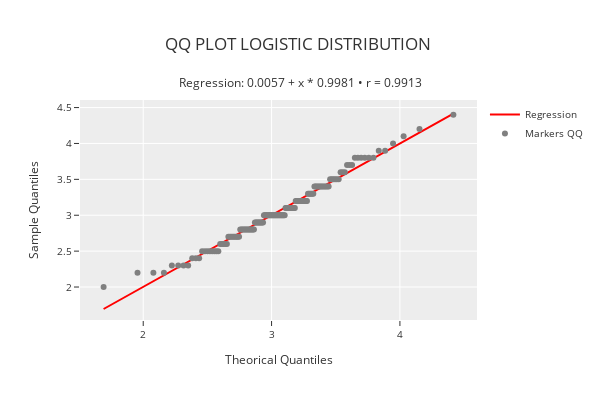

The code cell stored with this chart in its notebook:
### Code cell
phi.qq_plot_regression("logistic")

### Figure 1 — Plotly figure (JSON) as saved in the notebook; plotly's stock layout.template omitted (floating-point values rounded to 4 significant figures; data arrays with more than 128 entries replaced by an {"elided": "..."} marker saying what was removed)
{"data": [{"line": {"color": "rgba(255,0,0,1)", "width": 2}, "mode": "lines", "name": "Regression", "type": "scatter", "x": {"elided": "150 float values"}, "y": {"elided": "150 float values"}}, {"marker": {"color": "rgba(128,128,128,1)", "size": 6}, "mode": "markers", "name": "Markers QQ", "type": "scatter", "x": {"elided": "150 float values"}, "y": {"elided": "150 float values"}}], "layout": {"height": 400, "legend": {"font": {"size": 10}, "orientation": "v", "title": {"font": {"size": 10}}, "xanchor": "left", "y": 1, "yanchor": "auto"}, "title": {"text": "QQ PLOT LOGISTIC DISTRIBUTION <br><br><sup>Regression: 0.0057 + x * 0.9981 • r = 0.9913</sup>"}, "width": 600, "xaxis": {"tickfont": {"size": 10}, "title": {"font": {"size": 12}, "text": "Theorical Quantiles"}}, "yaxis": {"tickfont": {"size": 10}, "title": {"font": {"size": 12}, "text": "Sample Quantiles"}}}}
